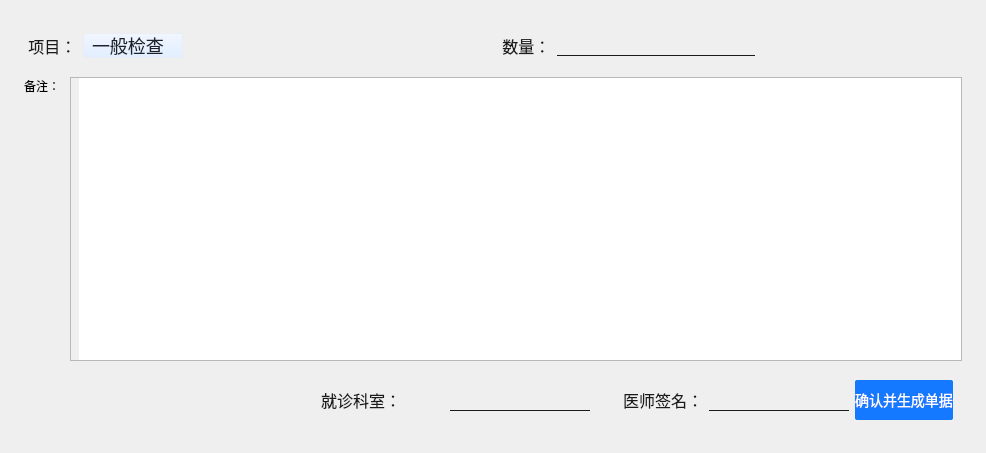
<?xml version="1.0" encoding="UTF-8"?>
<ui version="4.0">
 <class>BodyCheckPage</class>
 <widget class="QWidget" name="BodyCheckPage">
  <property name="geometry">
   <rect>
    <x>0</x>
    <y>0</y>
    <width>986</width>
    <height>453</height>
   </rect>
  </property>
  <property name="windowTitle">
   <string>Form</string>
  </property>
  <property name="styleSheet">
   <string notr="true"/>
  </property>
  <layout class="QVBoxLayout" name="verticalLayout">
   <property name="spacing">
    <number>10</number>
   </property>
   <property name="leftMargin">
    <number>24</number>
   </property>
   <property name="topMargin">
    <number>24</number>
   </property>
   <property name="rightMargin">
    <number>24</number>
   </property>
   <property name="bottomMargin">
    <number>24</number>
   </property>
   <item>
    <layout class="QHBoxLayout" name="horizontalLayout">
     <item>
      <widget class="QWidget" name="widget_22" native="true">
       <property name="styleSheet">
        <string notr="true">QWidget
{
background:transparent;
border:none;
}
QLabel{
color:#1a1a1a;
font-size:16px;
line-height:24px;
}

QLineEdit{
color:#1a1a1a;
font-size:16px;
line-height:24px;
padding-left:8px;
border:none;
border-bottom:1px solid #1a1a1a;
}</string>
       </property>
       <layout class="QHBoxLayout" name="horizontalLayout_30">
        <property name="leftMargin">
         <number>0</number>
        </property>
        <item>
         <widget class="QLabel" name="label_24">
          <property name="styleSheet">
           <string notr="true"/>
          </property>
          <property name="text">
           <string> 项目：</string>
          </property>
         </widget>
        </item>
        <item>
         <widget class="QComboBox" name="comboBox">
          <property name="styleSheet">
           <string notr="true">
QComboBox
{
	background-color:qlineargradient(x1:0, y1:0, x2:0, y2:1, stop:0 #F1F6FF , stop:1 #E1EEFF);
	border-radius: 2px;
	border: 1px solid #E9EEF5;
	font-size: 18px;
	font-weight: 400;
	color: #1D2129;
	line-height: 22px;
	padding-left:8px;
}
QComboBox::down-arrow
{
	border-image:url(&quot;:/icons/images/icons_combobox_down_arrow.png&quot;);
}
QComboBox::drop-down
{
	border:none;
	background:transparent;
	padding-right:6px;
}

/* 下拉后，整个下拉窗体样式 */
QComboBox QAbstractItemView {
    outline: 0px solid gray;   
    border: none;   
    background-color: #FFFFFF;   
    selection-background-color: #40a9ff;   
	font-size: 14px;
	font-weight: 400;
	color: #1D2129;
	line-height: 22px;
	border-radius:3px;
	margin-left:4px;
}

/* 下拉后，整个下拉窗体每项的样式 */
QComboBox QAbstractItemView::item {
    height: 40px;   /* 项的高度 */
}

/* 下拉后，整个下拉窗体被选择的每项的样式 */
QComboBox QAbstractItemView::item:selected {
   color:#FFFFFF;
   background-color: #1479FF;   /* 整个下拉窗体越过每项的背景色 */
}

/* QComboBox中的垂直滚动条 */
QComboBox QAbstractScrollArea QScrollBar:vertical {
    border:none;
	background:transparent;
}

QComboBox QAbstractScrollArea QScrollBar::handle:vertical {
	width: 8px;
    background-color:;   /* 空白区域的背景色*/
	border-radius:4px;
    background: #C9CDD4;   /* 小方块的背景色深灰lightblue */
}</string>
          </property>
          <item>
           <property name="text">
            <string>一般检查</string>
           </property>
          </item>
          <item>
           <property name="text">
            <string>内科</string>
           </property>
          </item>
         </widget>
        </item>
        <item>
         <spacer name="horizontalSpacer_12">
          <property name="orientation">
           <enum>Qt::Horizontal</enum>
          </property>
          <property name="sizeHint" stdset="0">
           <size>
            <width>48</width>
            <height>20</height>
           </size>
          </property>
         </spacer>
        </item>
       </layout>
      </widget>
     </item>
     <item>
      <widget class="QWidget" name="widget_24" native="true">
       <property name="styleSheet">
        <string notr="true">QWidget
{
background:transparent;
border:none;
}
QLabel{
color:#1a1a1a;
font-size:16px;
line-height:24px;
}

QLineEdit{
color:#1a1a1a;
font-size:16px;
line-height:24px;
padding-left:8px;
border:none;
border-bottom:1px solid #1a1a1a;
}</string>
       </property>
       <layout class="QHBoxLayout" name="horizontalLayout_32">
        <property name="leftMargin">
         <number>0</number>
        </property>
        <item>
         <widget class="QLabel" name="label_26">
          <property name="styleSheet">
           <string notr="true"/>
          </property>
          <property name="text">
           <string> 数量：</string>
          </property>
         </widget>
        </item>
        <item>
         <widget class="QLineEdit" name="lineEdit_19"/>
        </item>
        <item>
         <spacer name="horizontalSpacer_14">
          <property name="orientation">
           <enum>Qt::Horizontal</enum>
          </property>
          <property name="sizeHint" stdset="0">
           <size>
            <width>48</width>
            <height>20</height>
           </size>
          </property>
         </spacer>
        </item>
       </layout>
      </widget>
     </item>
    </layout>
   </item>
   <item>
    <layout class="QHBoxLayout" name="horizontalLayout_10">
     <item>
      <layout class="QVBoxLayout" name="verticalLayout_2">
       <item>
        <widget class="QLabel" name="label_8">
         <property name="styleSheet">
          <string notr="true">border:none;</string>
         </property>
         <property name="text">
          <string>备注：</string>
         </property>
        </widget>
       </item>
       <item>
        <spacer name="verticalSpacer">
         <property name="orientation">
          <enum>Qt::Vertical</enum>
         </property>
         <property name="sizeHint" stdset="0">
          <size>
           <width>20</width>
           <height>40</height>
          </size>
         </property>
        </spacer>
       </item>
      </layout>
     </item>
     <item>
      <widget class="QTextEdit" name="textEdit">
       <property name="styleSheet">
        <string notr="true">color:#1a1a1a;
font-size:16px;
line-height:24px;
padding-left:8px;</string>
       </property>
      </widget>
     </item>
    </layout>
   </item>
   <item>
    <layout class="QHBoxLayout" name="horizontalLayout_11">
     <property name="spacing">
      <number>15</number>
     </property>
     <item>
      <spacer name="horizontalSpacer_13">
       <property name="orientation">
        <enum>Qt::Horizontal</enum>
       </property>
       <property name="sizeHint" stdset="0">
        <size>
         <width>48</width>
         <height>20</height>
        </size>
       </property>
      </spacer>
     </item>
     <item>
      <widget class="QWidget" name="widget_16" native="true">
       <property name="styleSheet">
        <string notr="true">QWidget
{
background:transparent;
border:none;
}
QLabel{
color:#1a1a1a;
font-size:16px;
line-height:24px;
}

QLineEdit{
color:#1a1a1a;
font-size:16px;
line-height:24px;
padding-left:8px;
border:none;
border-bottom:1px solid #1a1a1a;
}</string>
       </property>
       <layout class="QHBoxLayout" name="horizontalLayout_21">
        <item>
         <widget class="QLabel" name="label_20">
          <property name="styleSheet">
           <string notr="true"/>
          </property>
          <property name="text">
           <string>就诊科室：</string>
          </property>
         </widget>
        </item>
        <item>
         <widget class="QLineEdit" name="lineEdit_14">
          <property name="minimumSize">
           <size>
            <width>140</width>
            <height>0</height>
           </size>
          </property>
          <property name="maximumSize">
           <size>
            <width>140</width>
            <height>16777215</height>
           </size>
          </property>
         </widget>
        </item>
       </layout>
      </widget>
     </item>
     <item>
      <widget class="QWidget" name="widget_15" native="true">
       <property name="styleSheet">
        <string notr="true">QWidget
{
background:transparent;
border:none;
}
QLabel{
color:#1a1a1a;
font-size:16px;
line-height:24px;
}

QLineEdit{
color:#1a1a1a;
font-size:16px;
line-height:24px;
padding-left:8px;
border:none;
border-bottom:1px solid #1a1a1a;
}</string>
       </property>
       <layout class="QHBoxLayout" name="horizontalLayout_20">
        <item>
         <widget class="QLabel" name="label_19">
          <property name="styleSheet">
           <string notr="true"/>
          </property>
          <property name="text">
           <string>医师签名：</string>
          </property>
         </widget>
        </item>
        <item>
         <widget class="QLineEdit" name="lineEdit_13">
          <property name="minimumSize">
           <size>
            <width>140</width>
            <height>0</height>
           </size>
          </property>
          <property name="maximumSize">
           <size>
            <width>140</width>
            <height>16777215</height>
           </size>
          </property>
         </widget>
        </item>
        <item>
         <widget class="QPushButton" name="btn_find">
          <property name="minimumSize">
           <size>
            <width>96</width>
            <height>40</height>
           </size>
          </property>
          <property name="styleSheet">
           <string notr="true">background: #1479FF;
border-radius: 2px;
font-size: 14px;
font-weight: 400;
color: #FFFFFF;
line-height: 0px;</string>
          </property>
          <property name="text">
           <string>确认并生成单据</string>
          </property>
         </widget>
        </item>
       </layout>
      </widget>
     </item>
    </layout>
   </item>
  </layout>
 </widget>
 <resources/>
 <connections/>
</ui>
